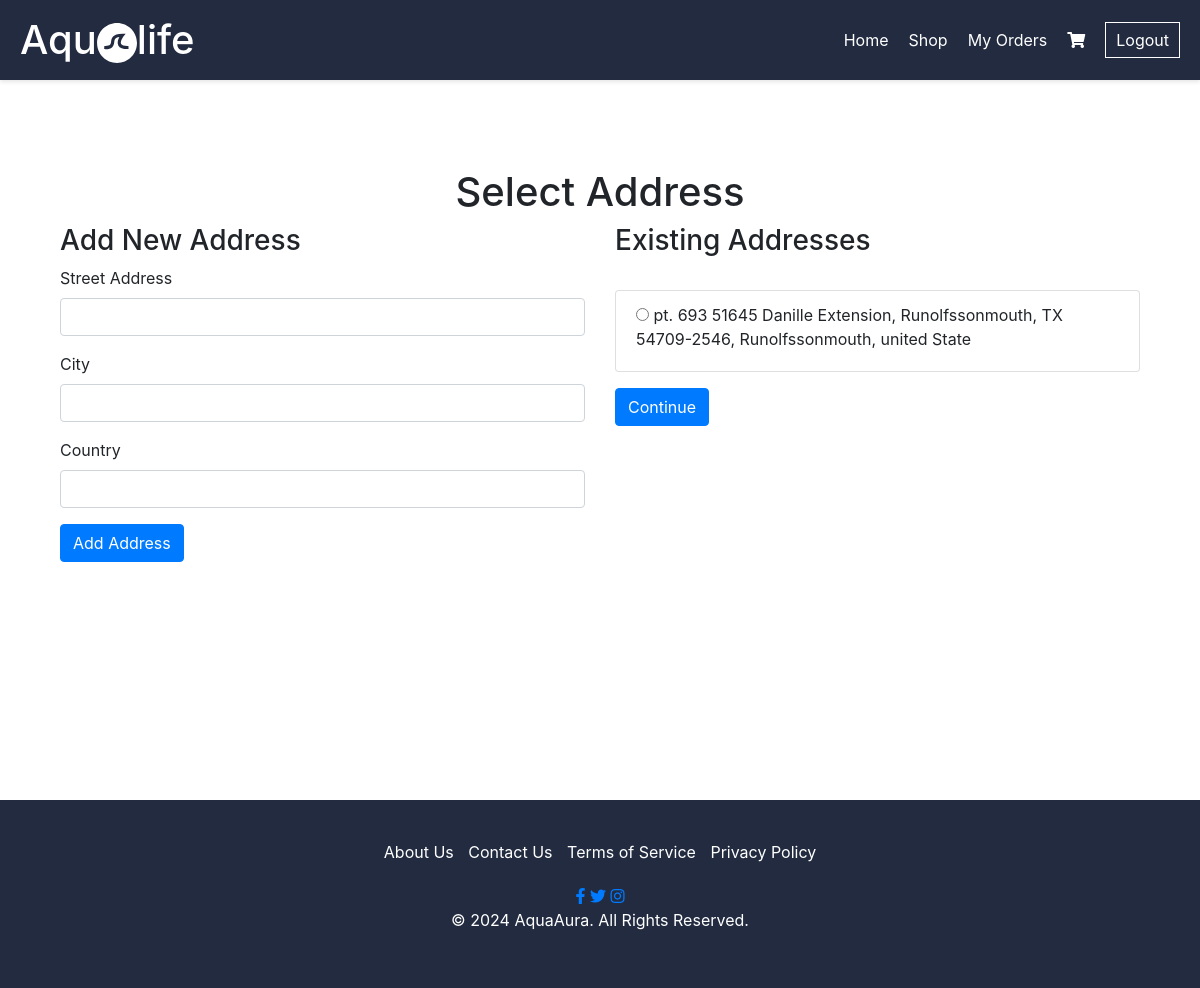
Page /select-address/ (signed in) on the committed database.
### authentication/models.py (models this page shows, shortened)
class Address(models.Model):
    user = models.ForeignKey(User, on_delete=models.CASCADE)
    street_address = models.CharField(max_length=255)
    city = models.CharField(max_length=100)
    country = models.CharField(max_length=100)

### ecommerce_app/views.py (the view, shortened to what this page needs)
# urls.py: path('select-address/', select_address_view, name='select_address'),
@login_required
def select_address_view(request):
    try:
        addresses = Address.objects.filter(user=request.user)
        cart_items = CartItem.objects.filter(user=request.user)
        total_price = sum(item.product.price * item.quantity for item in cart_items)
        return render(request, 'select_address.html', {'addresses': addresses, 'cart_items': cart_items, 'total_price': total_price})
    except Exception as e:
        messages.error(request, f"An error occurred: {str(e)}")
        return redirect('view_cart')

### templates/select_address.html (shortened to what this page needs)
{% extends 'base.html' %}
{% block content %}
<div class="container mt-5">
    <h1 class="text-center">Select Address</h1>
    <div class="row">
        <div class="col-md-6">
            <h3>Add New Address</h3>
            <form method="post" action="">
                <div class="form-group">
                    <label for="street_address">Street Address</label>
                    <input type="text" id="street_address" name="street_address" class="form-control" required>
                </div>
                <div class="form-group">
                    <label for="city">City</label>
                    <input type="text" id="city" name="city" class="form-control" required>
                </div>
                <div class="form-group">
                    <label for="country">Country</label>
                    <input type="text" id="country" name="country" class="form-control" required>
                </div>
                <button type="submit" name="action" value="add" class="btn btn-primary">Add Address</button>
            </form>
        </div>
        <div class="col-md-6">
            <h3>Existing Addresses</h3>
            <br/>
            <div class="address-list">
                {% if addresses %}
                    <form id="addressForm" method="post" action="">
                        <ul class="list-group">
                            {% for address in addresses %}
                                <li class="list-group-item">
                                    <label class="address-label">
                                        <input type="radio" name="address" value="{{ address.id }}" class="address-radio">
                                        <span class="address-details">{{ address.street_address }}, {{ address.city }}, {{ address.country }}</span>
                                    </label>
                                </li>
                            {% endfor %}
                        </ul>
                        <button type="submit" name="action" value="continue" class="btn btn-primary mt-3">Continue</button>
                    </form>
                {% else %}
                    <p>No existing addresses found.</p>
                {% endif %}
            </div>
        </div>
    </div>
</div>
{% endblock %}

### templates/base.html (style rules this page uses)
.container { padding-top: 20px; padding-bottom: 20px; }

### rows in the picture
Address: street_address "pt. 693 51645 Danille Extension, Runolfssonmouth, TX 54709-2546", city "Runolfssonmouth", country "united State"
